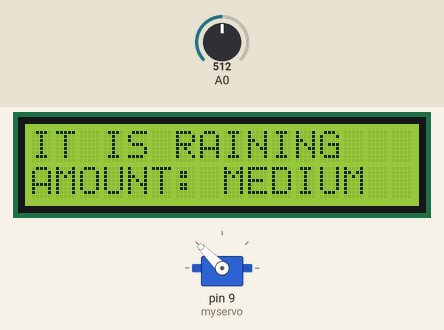
Simulated run of this sketch. Board: Arduino Uno, built with avr-gcc and run on an emulated ATmega328P. On the bench: 16×2 character LCD, servo. Inputs (shaded band) come from the test bench; at power-on: A0 = 512. What the sketch prints to the serial monitor is not drawn.

Above: at 5.27 s.
6.3 s: A0 set to 450
At 7.41 s:
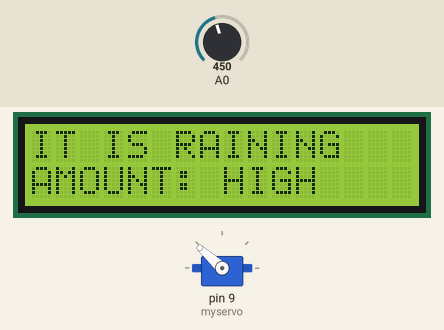
9.6 s: A0 set to 610
12.4 s: A0 set to 789
15.2 s: A0 set to 816
At 16.5 s:
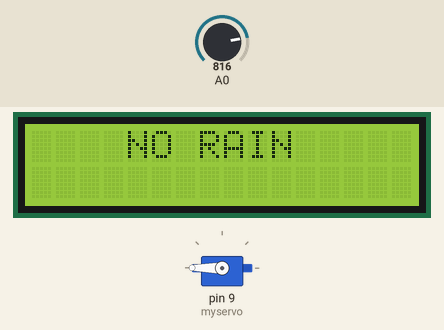
18.0 s: A0 set to 790
At 19.6 s:
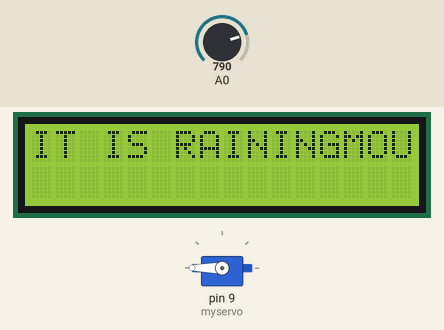
20.8 s: A0 set to 616
23.6 s: A0 set to 590
At 26.2 s:
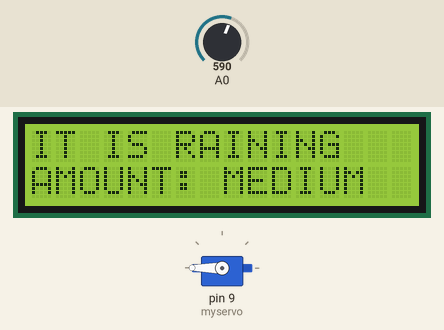
Timing chart, 0 to 27.7 s (numbered marks = the images above; inputs shaded):
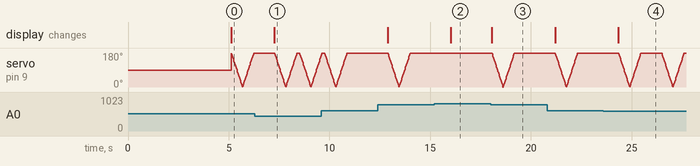

The sketch:

Rain_sensor.ino
```cpp
#include <Servo.h>
#include <Wire.h>
#include <LiquidCrystal_I2C.h>

LiquidCrystal_I2C lcd(0x27, 20, 4);
Servo myservo;

int pos = 0;
int sensorValue = 0;
void setup() {
  // put your setup code here, to run once:
  Serial.begin(9600);
  lcd.begin(16,2);
  myservo.attach(9);
  lcd.clear();
  lcd.backlight();
  lcd.setCursor(0,0);
  lcd.print("   AUTOMATIC ");
  lcd.setCursor(0,1);
  lcd.print("   CAR WIPER ");
  delay(5000);
}

void loop() {
  // put your main code here, to run repeatedly:
  sensorValue = analogRead(A0);
Serial.println(sensorValue);
if(sensorValue>800){
  myservo.write(180);
  lcd.clear();
  lcd.setCursor(0,0);
  lcd.print("    NO RAIN ");
  delay(1000);
  }
if(sensorValue<=800 && sensorValue>600){
  lcd.print("AMOUNT: LOW ");
  lcd.setCursor(0,0);
  lcd.print("IT IS RAINING");
  lcd.setCursor(0,1);
  for (pos = 180; pos >= 0; pos-=1) {
    myservo.write(pos);
    delay(3);
  }
  for (pos = 0; pos <= 180; pos+=1) {
    myservo.write(pos);
    delay(3);
  }
  delay(2000);
}

if(sensorValue<=600 && sensorValue>460){
  lcd.setCursor(0,0);
  lcd.print("IT IS RAINING   ");
  lcd.setCursor(0,1);
  lcd.print("AMOUNT: MEDIUM ");
  for (pos = 180; pos >= 0; pos-=1) {
    myservo.write(pos);
    delay(3);
  }
  for (pos = 0; pos <= 180; pos+=1) {
    myservo.write(pos);
    delay(3);
  }
  delay(1000);
}

if(sensorValue<460){
  lcd.setCursor(0,0);
  lcd.print("IT IS RAINING   ");
  lcd.setCursor(0,1);
  lcd.print("AMOUNT: HIGH    ");
  for (pos = 180; pos >= 0; pos-=1) {
    myservo.write(pos);
    delay(3);
  }
  for (pos = 0; pos <= 180; pos+=1) {
    myservo.write(pos);
    delay(3);
  }
  delay(100);
}
}
```

Measured:
- the behaviour switches between 800 and 801 on A0 (found by bisection; images 1 and 2)
- the behaviour switches between 601 and 600 on A0 (found by bisection; images 3 and 4)
- after the input at 6.3 s, the display: changes after 0.97 s (image 1)
- after the input at 15.2 s, servo on pin 9 (myservo): stops changing and stays 180°; the display: changes after 0.82 s (image 2)
- after the input at 18.0 s, the display: changes after 0.06 s (image 3)
- after the input at 23.6 s, the display: changes after 0.74 s (image 4)
